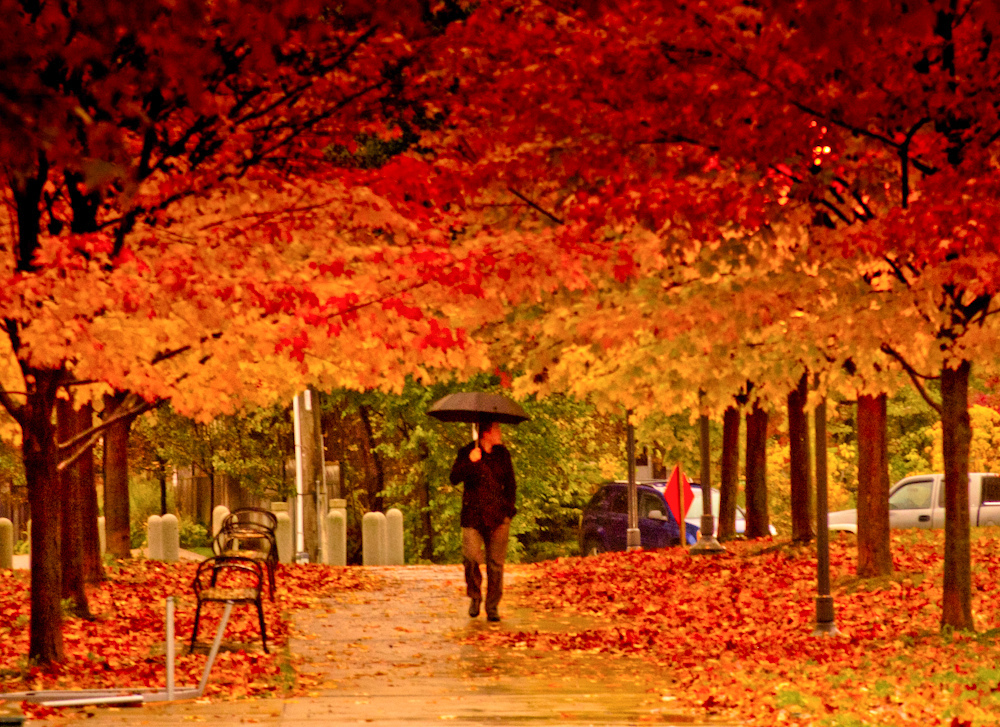
//> input picture C++/imageTest/color_transfer/autumn.jpg, 1000 x 727 px
$ ./blur ../color_transfer/autumn.jpg   (built with g++ and OpenCV 4)
//> lines starting //> are read from the running program, lines starting //| are printed output that depends on the picture
#include <opencv2/opencv.hpp>
#include <iostream>

using namespace std;
using namespace cv;

int main(int argc, char const *argv[]) {

  Mat img = imread(argv[1]);
//> img is the input picture: 727 rows x 1000 cols, CV_8UC3; mean B, G, R 13.8, 60.9, 164.3

  //Apply filters
  Mat dst1,dst2;

  GaussianBlur(img, dst1, Size(9,9), 0, 0);
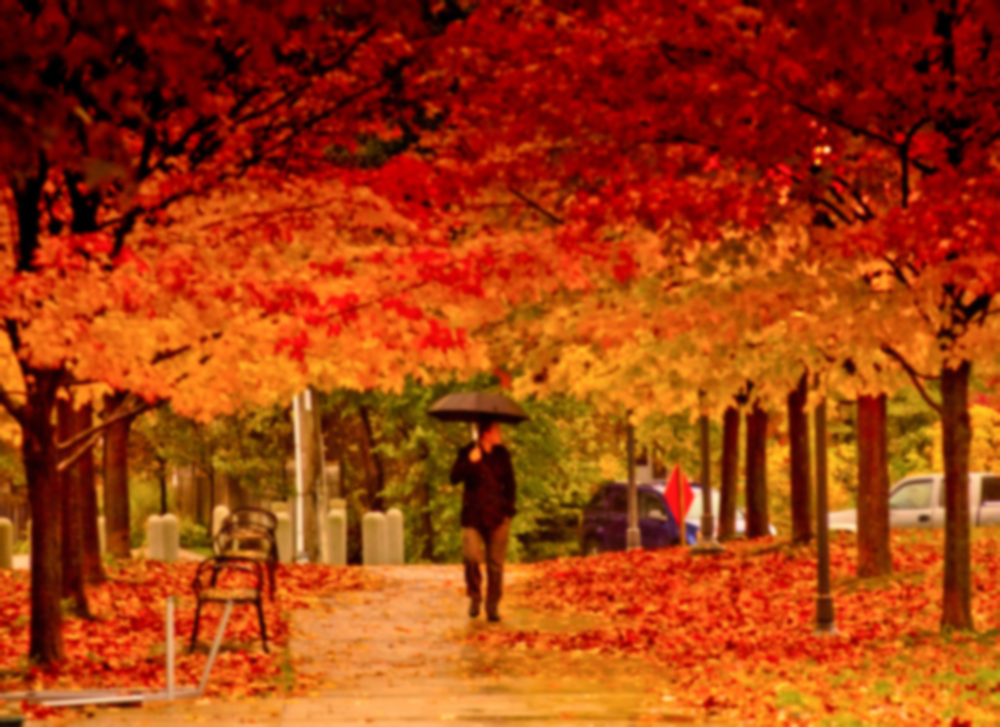
//> dst1: 727 rows x 1000 cols, CV_8UC3; mean B, G, R 13.8, 60.9, 164.3
  medianBlur(img, dst2, 9);
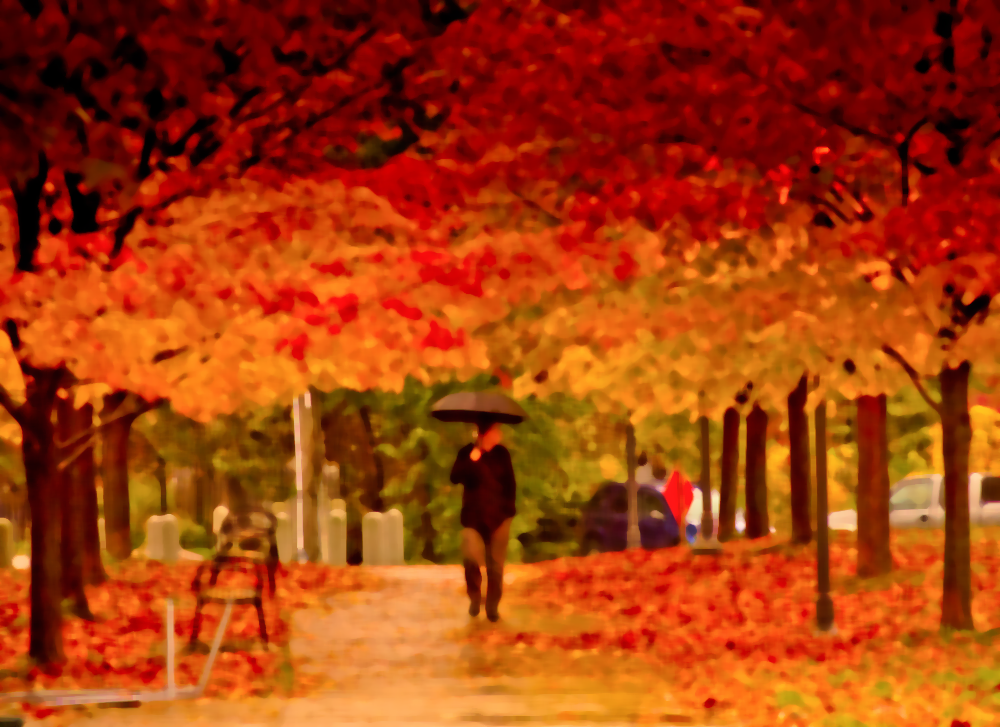
//> dst2: 727 rows x 1000 cols, CV_8UC3; mean B, G, R 12.7, 60, 165.3
  imshow("Original", img);
  imshow("GaussianBlur", dst1);
  imshow("MedianBlur", dst2);
  waitKey(0);
  return 0;
}

$ run again, on C++/imageTest/color_transfer/home.jpg
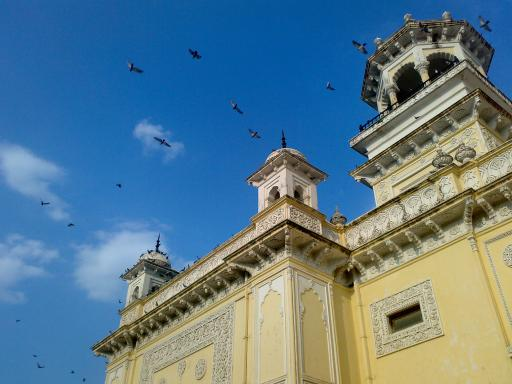
//> input picture C++/imageTest/color_transfer/home.jpg, 512 x 384 px
//> img is the input picture: 384 rows x 512 cols, CV_8UC3; mean B, G, R 141.2, 123.9, 91.6
//> `GaussianBlur(img, dst1, Size(9,9), 0, 0);`:
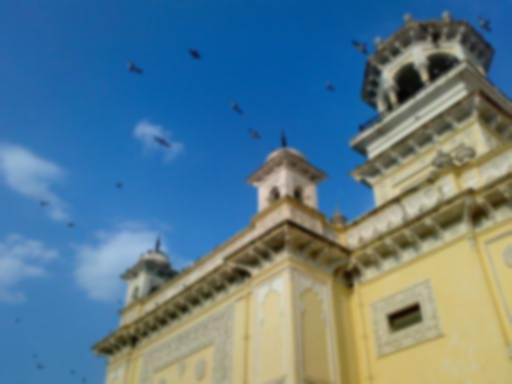
//> dst1: 384 rows x 512 cols, CV_8UC3; mean B, G, R 141.2, 123.9, 91.6
